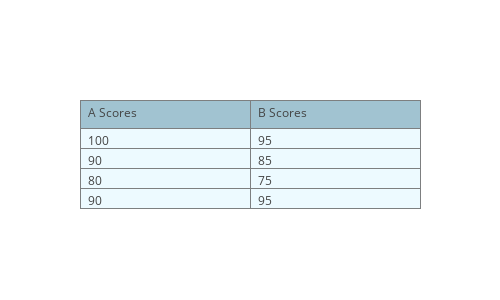

This figure's notebook cell:
### Markdown cell above
# Styled Table

### Code cell
import plotly.graph_objs as go

trace = go.Table(
    header=dict(values=['A Scores', 'B Scores'],
                line = dict(color='#7D7F80'),
                fill = dict(color='#a1c3d1'),
                align = ['left'] * 5),
    cells=dict(values=[[100, 90, 80, 90],
                       [95, 85, 75, 95]],
               line = dict(color='#7D7F80'),
               fill = dict(color='#EDFAFF'),
               align = ['left'] * 5))

layout = dict(width=500, height=300)
data = [trace]
fig = dict(data=data, layout=layout)
pyo.iplot(fig, filename = 'styled_table')

### Figure 1 — Plotly figure (JSON) as saved in the notebook; plotly's stock layout.template omitted (floating-point values rounded to 4 significant figures)
{"data": [{"cells": {"align": ["left", "left", "left", "left", "left"], "fill": {"color": "#EDFAFF"}, "line": {"color": "#7D7F80"}, "values": [[100, 90, 80, 90], [95, 85, 75, 95]]}, "header": {"align": ["left", "left", "left", "left", "left"], "fill": {"color": "#a1c3d1"}, "line": {"color": "#7D7F80"}, "values": ["A Scores", "B Scores"]}, "type": "table", "uid": "8a64fc70-1538-4064-9d73-52ec2dfcdb0d"}], "layout": {"height": 300, "width": 500}}
